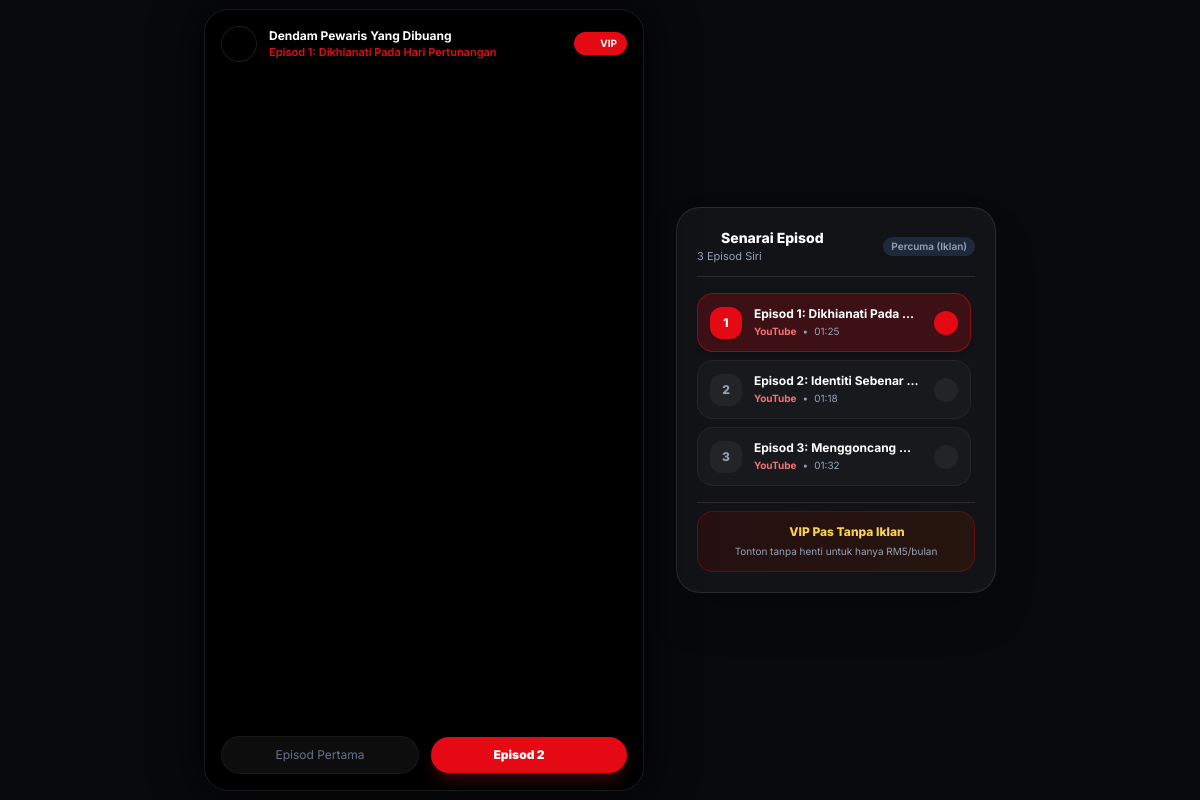
The page /watch/6 on the database its author committed.
### tables this page shows
CREATE TABLE IF NOT EXISTS episodes (
    id BIGINT UNSIGNED AUTO_INCREMENT PRIMARY KEY,
    drama_id BIGINT UNSIGNED NOT NULL,
    episode_number INT NOT NULL,
    title VARCHAR(255) NOT NULL,
    video_source ENUM('youtube', 'direct') NOT NULL DEFAULT 'youtube',
    youtube_video_id VARCHAR(20) NULL,
    video_url VARCHAR(500) NULL,
    duration INT NULL DEFAULT 60,
    views_count BIGINT UNSIGNED DEFAULT 0,
    is_free_preview BOOLEAN DEFAULT TRUE,
    created_at TIMESTAMP NULL DEFAULT CURRENT_TIMESTAMP,
    updated_at TIMESTAMP NULL DEFAULT CURRENT_TIMESTAMP ON UPDATE CURRENT_TIMESTAMP,
    UNIQUE KEY unique_drama_episode (drama_id, episode_number),
    FOREIGN KEY (drama_id) REFERENCES dramas(id) ON DELETE CASCADE
);

CREATE TABLE IF NOT EXISTS dramas (
    id BIGINT UNSIGNED AUTO_INCREMENT PRIMARY KEY,
    creator_id BIGINT UNSIGNED NOT NULL,
    title VARCHAR(255) NOT NULL,
    slug VARCHAR(255) UNIQUE NOT NULL,
    synopsis TEXT NULL,
    poster_url VARCHAR(255) NOT NULL,
    banner_url VARCHAR(255) NULL,
    genre VARCHAR(100) DEFAULT 'Romance',
    type ENUM('series', 'movie') DEFAULT 'series',
    status ENUM('pending', 'published', 'rejected') DEFAULT 'pending',
    views_count BIGINT UNSIGNED DEFAULT 0,
    featured BOOLEAN DEFAULT FALSE,
    created_at TIMESTAMP NULL DEFAULT CURRENT_TIMESTAMP,
    updated_at TIMESTAMP NULL DEFAULT CURRENT_TIMESTAMP ON UPDATE CURRENT_TIMESTAMP,
    FOREIGN KEY (creator_id) REFERENCES users(id) ON DELETE CASCADE
);

### views/viewer/watch.php (the view, shortened to what the rows shown need)
<!DOCTYPE html>
<html lang="ms" class="dark">
<head>
    <script src="https://cdn.tailwindcss.com"></script>
    <link rel="stylesheet" href="/assets/css/style.css?v=3">
</head>
<body class="bg-[#08090b] text-white select-none min-h-screen flex items-center justify-center p-0 md:p-6"
      x-data="videoPlayer({
          episodeId: <?= (int)$episode['id'] ?>,
          currentEpisodeNumber: <?= (int)$episode['episode_number'] ?>,
          nextEpisodeId: <?= $nextEpisode ? (int)$nextEpisode['id'] : 'null' ?>,
          prevEpisodeId: <?= $prevEpisode ? (int)$prevEpisode['id'] : 'null' ?>,
          nextEpisodeTitle: <?= json_encode($nextEpisode ? $nextEpisode['title'] : '') ?>,
          nextEpisodeNumber: <?= $nextEpisode ? (int)$nextEpisode['episode_number'] : 'null' ?>,
          prevEpisodeNumber: <?= $prevEpisode ? (int)$prevEpisode['episode_number'] : 'null' ?>,
          videoSource: <?= json_encode($episode['video_source'] ?? 'youtube') ?>,
          youtubeVideoId: <?= json_encode($episode['youtube_video_id'] ?? '') ?>,
          videoUrl: <?= json_encode($episode['video_url'] ?? '') ?>,
          hlsUrl: <?= json_encode($episode['hls_url'] ?? null) ?>,
          isPremium: <?= $isPremium ? 'true' : 'false' ?>,
          adDuration: <?= $ad ? (int)$ad['duration_seconds'] : 15 ?>,
          hasAd: <?= ($ad && !$isPremium) ? 'true' : 'false' ?>
      })">
    <div class="w-full max-w-6xl mx-auto flex flex-col lg:flex-row items-center justify-center gap-8 h-full md:h-auto">
        <div class="player-wrapper flex flex-col justify-between relative border border-white/10 shrink-0"
             id="videoFrame"
             @touchstart="onTouchStart($event)"
             @touchend="onTouchEnd($event)">
            <div class="relative z-20 p-4 bg-gradient-to-b from-black/95 via-black/60 to-transparent flex items-center justify-between pointer-events-auto">
                <div class="flex items-center gap-3 min-w-0">
                    <a href="/drama/<?= htmlspecialchars($episode['drama_slug']) ?>"
                       class="w-9 h-9 rounded-full bg-black/60 backdrop-blur-md flex items-center justify-center text-white hover:bg-white/20 transition-all border border-white/10 shrink-0">
                        <i data-lucide="chevron-left" class="w-5 h-5"></i>
                    </a>
                    <div class="flex flex-col min-w-0">
                        <span class="text-xs font-bold text-white truncate max-w-[170px] sm:max-w-[200px]"><?= htmlspecialchars($episode['drama_title']) ?></span>
                        <span class="text-[11px] text-[#E50914] font-semibold truncate"><?= htmlspecialchars($episode['title']) ?></span>
                    </div>
                </div>
                <div class="flex items-center gap-2 shrink-0">
                    <span class="px-2 py-0.5 rounded text-[10px] font-black tracking-wide flex items-center gap-1"
                          :class="videoSource === 'youtube' ? 'bg-red-500/20 text-red-400 border border-red-500/30' : 'bg-cyan-500/20 text-cyan-300 border border-cyan-500/30'">
                        <i :data-lucide="videoSource === 'youtube' ? 'youtube' : 'file-video'" class="w-3 h-3"></i>
                    </span>
                    <?php if ($isPremium): ?>
                        <span class="px-2.5 py-1 rounded-full text-[10px] font-bold bg-amber-500/20 text-amber-300 border border-amber-500/40 flex items-center gap-1">
                            <i data-lucide="crown" class="w-3 h-3 fill-amber-400"></i> VIP
                        </span>
                    <?php else: ?>
                        <a href="/subscribe" class="px-2.5 py-1 rounded-full text-[10px] font-bold bg-[#E50914] hover:bg-[#F40612] text-white flex items-center gap-1 shadow-md transition-transform hover:scale-105">
                            <i data-lucide="crown" class="w-3 h-3 fill-white"></i> VIP
                        </a>
                    <?php endif; ?>
                </div>
            </div>
            <div class="relative z-20 p-4 bg-gradient-to-t from-black/95 via-black/75 to-transparent space-y-3 pointer-events-none">
                <div class="flex items-center justify-between gap-3 pt-1 pointer-events-auto">
                    <?php if ($prevEpisode): ?>
                        <a href="/watch/<?= $prevEpisode['id'] ?>"
                           class="flex-1 py-2.5 px-3 rounded-full bg-white/15 hover:bg-white/25 border border-white/10 flex items-center justify-center gap-1.5 text-xs font-bold transition-colors">
                            <i data-lucide="skip-back" class="w-3.5 h-3.5"></i>
                            <span>Episod <?= $prevEpisode['episode_number'] ?></span>
                        </a>
                    <?php else: ?>
                        <div class="flex-1 py-2.5 px-3 rounded-full bg-white/5 border border-white/5 text-center text-xs text-slate-500">
                            Episod Pertama
                        </div>
                    <?php endif; ?>
                    <?php if ($nextEpisode): ?>
                        <button @click="triggerNextEpisode(<?= $nextEpisode['id'] ?>)"
                                class="flex-1 py-2.5 px-3 rounded-full bg-[#E50914] hover:bg-[#F40612] text-white flex items-center justify-center gap-1.5 text-xs font-black shadow-lg shadow-red-950/80 transition-all">
                            <span>Episod <?= $nextEpisode['episode_number'] ?></span>
                            <i data-lucide="skip-forward" class="w-3.5 h-3.5"></i>
                        </button>
                    <?php endif; ?>
                </div>
            </div>
        </div>
        <div class="hidden lg:flex flex-col w-80 max-h-[780px] rounded-3xl bg-[#121316] border border-white/10 p-5 shadow-2xl space-y-4">
            <div class="border-b border-white/10 pb-3 flex items-center justify-between">
                <div>
                    <h3 class="text-sm font-extrabold text-white flex items-center gap-2">
                        <i data-lucide="layers" class="w-4 h-4 text-[#E50914]"></i>
                        Senarai Episod
                    </h3>
                    <p class="text-[11px] text-slate-400"><?= count($allEpisodes) ?> Episod Siri</p>
                </div>
                <?php if ($isPremium): ?>
                    <span class="px-2 py-0.5 rounded-full bg-amber-500/20 text-amber-300 text-[10px] font-bold border border-amber-500/30">
                        Ad-Free VIP
                    </span>
                <?php else: ?>
                    <span class="px-2 py-0.5 rounded-full bg-slate-800 text-slate-400 text-[10px] font-semibold">
                        Percuma (Iklan)
                    </span>
                <?php endif; ?>
            </div>
            <div class="overflow-y-auto space-y-2 pr-1 flex-1">
                <?php foreach ($allEpisodes as $ep): ?>
                    <div @click="handleEpisodeClick(<?= (int)$ep['id'] ?>, <?= (int)$ep['episode_number'] ?>)"
                         class="p-3 rounded-2xl flex items-center justify-between gap-3 cursor-pointer transition-all <?= ($ep['id'] == $episode['id']) ? 'bg-[#E50914]/20 border border-[#E50914]/50 text-white shadow-md' : 'bg-[#18191d] hover:bg-[#202227] text-slate-300 border border-white/5' ?>">
                        <div class="flex items-center gap-3 min-w-0">
                            <span class="w-8 h-8 rounded-xl <?= ($ep['id'] == $episode['id']) ? 'bg-[#E50914] text-white shadow' : 'bg-white/5 text-slate-400' ?> flex items-center justify-center text-xs font-extrabold shrink-0">
                                <?= $ep['episode_number'] ?>
                            </span>
                            <div class="min-w-0">
                                <h4 class="text-xs font-bold text-white truncate"><?= htmlspecialchars($ep['title']) ?></h4>
                                <div class="flex items-center gap-1.5 text-[10px] text-slate-400 mt-0.5">
                                    <?php if (($ep['video_source'] ?? '') === 'youtube'): ?>
                                        <span class="text-red-400 font-bold">YouTube</span>
                                        <span>•</span>
                                    <?php endif; ?>
                                    <span><?= gmdate('i:s', $ep['duration'] ?? 60) ?></span>
                                </div>
                            </div>
                        </div>
                        <div class="shrink-0 flex items-center">
                            <?php if ($ep['id'] == $episode['id']): ?>
                                <span class="w-6 h-6 rounded-full bg-[#E50914] text-white flex items-center justify-center">
                                    <i data-lucide="play" class="w-3 h-3 fill-white ml-0.5"></i>
                                </span>
                            <?php elseif (!$isPremium && $ep['episode_number'] > $episode['episode_number']): ?>
                                <span class="w-6 h-6 rounded-full bg-white/5 text-slate-400 flex items-center justify-center" title="Perlu tonton iklan">
                                    <i data-lucide="lock" class="w-3 h-3 text-amber-400"></i>
                                </span>
                            <?php else: ?>
                                <span class="w-6 h-6 rounded-full bg-white/5 text-slate-400 flex items-center justify-center hover:bg-white/10">
                                    <i data-lucide="chevron-right" class="w-3.5 h-3.5"></i>
                                </span>
                            <?php endif; ?>
                        </div>
                    </div>
                <?php endforeach; ?>
            </div>
            <?php if (!$isPremium): ?>
                <div class="pt-2 border-t border-white/10">
                    <a href="/subscribe" class="block p-3 rounded-2xl bg-gradient-to-r from-red-950/40 to-amber-950/40 border border-[#E50914]/30 hover:border-[#E50914]/60 transition-all text-center space-y-1">
                        <div class="flex items-center justify-center gap-1.5 text-xs font-extrabold text-amber-300">
                            <i data-lucide="crown" class="w-4 h-4 fill-amber-400"></i>
                            <span>VIP Pas Tanpa Iklan</span>
                        </div>
                        <p class="text-[10px] text-slate-400">Tonton tanpa henti untuk hanya RM5/bulan</p>
                    </a>
                </div>
            <?php endif; ?>
        </div>
    </div>
</body>
</html>

### app/Router.php (shortened to what the rows shown need)
<?php
class Router
{
    private static array $routes = [];
    public static function get(string $path, callable|array $handler): void
    {
        self::$routes['GET'][$path] = $handler;
    }
    public static function post(string $path, callable|array $handler): void
    {
        self::$routes['POST'][$path] = $handler;
    }
    public static function dispatch(): void
    {
        $method = $_SERVER['REQUEST_METHOD'] ?? 'GET';
        if ($method === 'HEAD') {
            $routesForMethod = self::$routes['GET'] ?? [];
        } else {
            $routesForMethod = self::$routes[$method] ?? [];
        }
        $uri = parse_url($_SERVER['REQUEST_URI'] ?? '/', PHP_URL_PATH);
        foreach ($routesForMethod as $routePath => $handler) {
            $pattern = self::convertRouteToRegex($routePath);
            if (preg_match($pattern, $uri, $matches)) {
                array_shift($matches);
                if (is_array($handler)) {
                    [$class, $action] = $handler;
                    $controller = new $class();
                    call_user_func_array([$controller, $action], $matches);
                } else {
                    call_user_func_array($handler, $matches);
                }
                return;
            }
        }
    }
    private static function convertRouteToRegex(string $route): string
    {
        if ($route === '/') {
            return '#^/$#';
        }
        $pattern = preg_replace('#\{([a-zA-Z0-9_]+)\}#', '([^/]+)', $route);
        return '#^' . $pattern . '$#';
    }
    public static function render(string $view, array $data = []): void
    {
        extract($data);
        $isPremium = Auth::isPremium();
        $viewPath = __DIR__ . '/../views/' . $view . '.php';
        require $viewPath;
        $content = ob_get_clean();
        if (isset($noLayout) && $noLayout) {
            echo $content;
            return;
        }
    }
}

### rows shown on the page
episodes: drama.title "Dendam Pewaris Yang Dibuang", title "Episod 1: Dikhianati Pada Hari Pertunangan", episode_number "1", title "Episod 1: Dikhianati Pada…", video_source "YouTube", duration "01:25"
episodes: episode_number "2", title "Episod 2: Identiti Sebenar…", video_source "YouTube", duration "01:18"
episodes: episode_number "3", title "Episod 3: Menggoncang…", video_source "YouTube", duration "01:32"

### other values the page prints
count($allEpisodes) "3"
